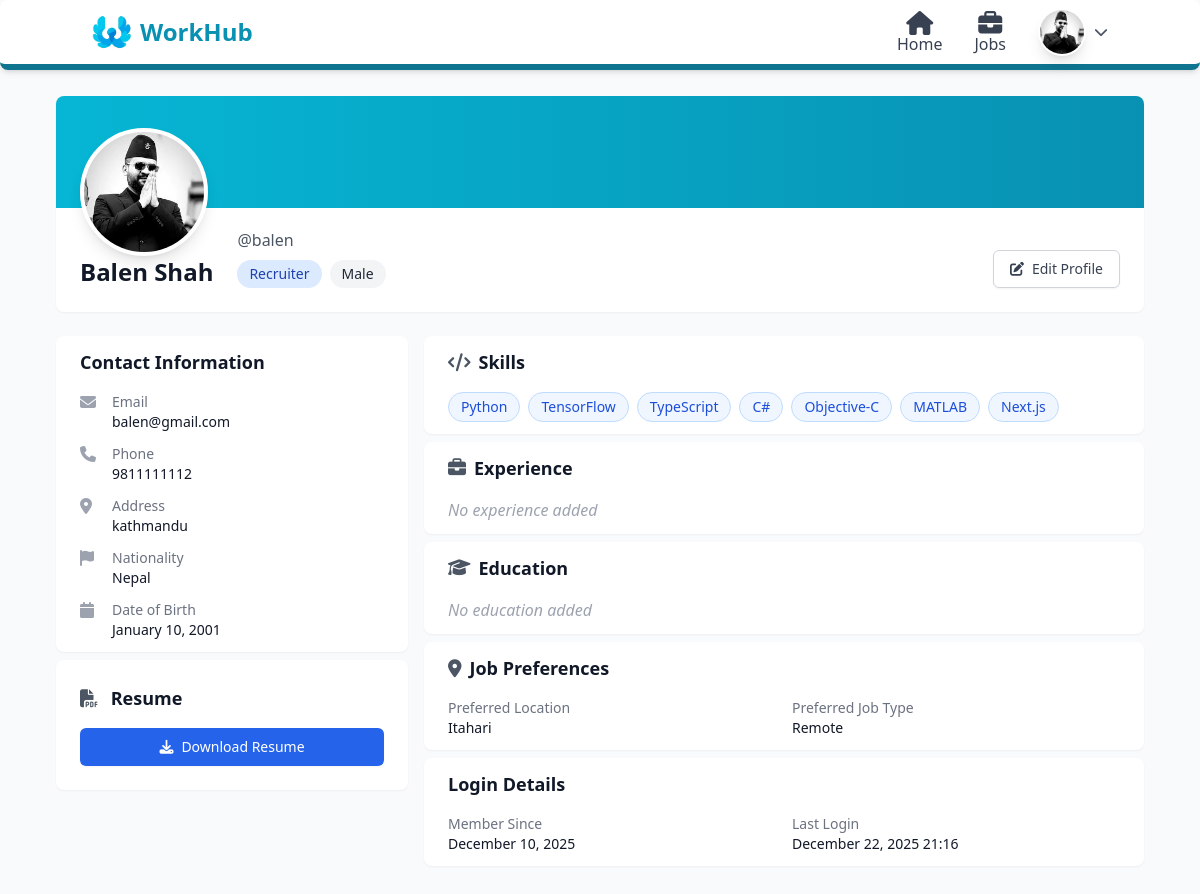
The page /user/profile/ (signed in) on the database its author committed.
### users/models.py (models this page shows, shortened)
class Profile(models.Model):
    def generateImagePath(instance, filename):
        return f"users/{instance.user.username}/{filename}"
    class RoleOptions(models.TextChoices):
        Admin = "admin", "Admin"
        JobSeeker = "jobseeker", "Job Seeker"
        Recruiter = "recruiter", "Recruiter"
    class GenderOptions(models.TextChoices):
        Male = "Male", "Male"
        Female = "Female", "Female"
        Others = "Others", "Others"
    user = models.OneToOneField(User, on_delete=models.CASCADE)
    address = models.CharField(max_length=50)
    phone = models.CharField( max_length=10)
    nationality = models.CharField( max_length=15, default="Nepal")
    gender = models.CharField( choices=GenderOptions, default=GenderOptions.Male, max_length=6 )
    profile_image = models.ImageField( blank=True, null=True, upload_to=generateImagePath, default="users/default_user.png" )
    dob = models.DateField(blank=True, null=True)
    role = models.CharField(max_length=10, choices=RoleOptions, default=RoleOptions.JobSeeker)
    skills = models.TextField(help_text="Comma separated skills")
    experience = models.TextField(blank=True)
    education = models.TextField(blank=True)
    resume = models.FileField(upload_to="resumes/", blank=True, null=True)
    preferred_location = models.CharField(max_length=100, blank=True)
    preferred_job_type = models.CharField(max_length=50, blank=True)
    created_at = models.DateTimeField(auto_now_add=True)

### users/views.py (the view)
# urls.py: path("profile/", profile_view, name="profile"),
@login_required(login_url='/users/login')
def profile_view(request):
    profile = get_object_or_404(Profile, user=request.user)
    return render(request, "pages/users/profile.html", {"profile": profile})

### templates/pages/users/profile.html (shortened to what this page needs)
{% extends 'layouts/main.html' %}
{% block content %}
  <div class="min-h-screen bg-gray-50 py-8">
    <div class="max-w-6xl mx-auto px-4 sm:px-6 lg:px-8">
      <div class="bg-white rounded-lg shadow-sm overflow-hidden mb-6">
        <div class="h-28 bg-gradient-to-r from-cyan-500 to-cyan-600"></div>
        <div class="px-6 pb-6">
          <div class="flex flex-col sm:flex-row items-center sm:items-end -mt-24 sm:-mt-20">
            <div class="flex flex-col">
              <img src="{{ profile.profile_image.url }}" alt="{{ user.username }}" class="w-32 h-32 rounded-full border-4 border-white bg-gray-100 shadow-lg object-cover" />
              <h1 class="text-2xl font-bold text-gray-900">{{ user.first_name }} {{ user.last_name }}</h1>
            </div>
            <div class="mt-6 sm:mt-0 sm:ml-6 text-center sm:text-left flex-1">
              <p class="text-gray-600">@{{ user.username }}</p>
              <div class="flex flex-wrap gap-2 mt-2 justify-center sm:justify-start">
                <span class="inline-flex items-center px-3 py-1 rounded-full text-sm font-medium bg-blue-100 text-blue-800">{{ profile.get_role_display }}</span>
                <span class="inline-flex items-center px-3 py-1 rounded-full text-sm font-medium bg-gray-100 text-gray-800">{{ profile.gender }}</span>
              </div>
            </div>
            <div class="mt-4 sm:mt-0">
              <a href="/user/profile/edit" class="inline-flex items-center px-4 py-2 border border-gray-300 rounded-md shadow-sm text-sm font-medium text-gray-700 bg-white hover:bg-gray-50 focus:outline-none focus:ring-2 focus:ring-offset-2 focus:ring-blue-500">
                <i class="fas fa-edit mr-2"></i>
                Edit Profile
              </a>
            </div>
          </div>
        </div>
      </div>
      <div class="grid grid-cols-1 lg:grid-cols-3 gap-4">
        <div class="lg:col-span-1 space-y-2">
          <div class="bg-white rounded-lg shadow-sm px-6 py-3">
            <h2 class="text-lg font-semibold text-gray-900 mb-4">Contact Information</h2>
            <div class="space-y-3">
              <div class="flex items-start">
                <i class="fas fa-envelope text-gray-400 mt-0.5 mr-3 w-5"></i>
                <div>
                  <p class="text-sm text-gray-500">Email</p>
                  <p class="text-sm font-medium text-gray-900">{{ user.email }}</p>
                </div>
              </div>
              <div class="flex items-start">
                <i class="fas fa-phone text-gray-400 mt-0.5 mr-3 w-5"></i>
                <div>
                  <p class="text-sm text-gray-500">Phone</p>
                  <p class="text-sm font-medium text-gray-900">{{ profile.phone }}</p>
                </div>
              </div>
              <div class="flex items-start">
                <i class="fas fa-map-marker-alt text-gray-400 mt-0.5 mr-3 w-5"></i>
                <div>
                  <p class="text-sm text-gray-500">Address</p>
                  <p class="text-sm font-medium text-gray-900">{{ profile.address }}</p>
                </div>
              </div>
              <div class="flex items-start">
                <i class="fas fa-flag text-gray-400 mt-0.5 mr-3 w-5"></i>
                <div>
                  <p class="text-sm text-gray-500">Nationality</p>
                  <p class="text-sm font-medium text-gray-900">{{ profile.nationality }}</p>
                </div>
              </div>
              <div class="flex items-start">
                <i class="fas fa-calendar text-gray-400 mt-0.5 mr-3 w-5"></i>
                <div>
                  <p class="text-sm text-gray-500">Date of Birth</p>
                  <p class="text-sm font-medium text-gray-900">
                    {% if profile.dob %}
                      {{ profile.dob|date:'F d, Y' }}
                    {% else %}
                      <span class="text-gray-400 italic">Not added</span>
                    {% endif %}
                  </p>
                </div>
              </div>
            </div>
          </div>
          <div class="bg-white rounded-lg shadow-sm p-6">
            <h2 class="text-lg font-semibold text-gray-900 mb-4"><i class="fas fa-file-pdf mr-2 text-gray-600"></i> Resume</h2>
            {% if profile.resume %}
              <a href="{{ profile.resume.url }}" download class="flex items-center justify-center px-4 py-2 border border-transparent rounded-md shadow-sm text-sm font-medium text-white bg-blue-600 hover:bg-blue-700 focus:outline-none focus:ring-2 focus:ring-offset-2 focus:ring-blue-500">
                <i class="fas fa-download mr-2"></i>
                Download Resume
              </a>
            {% else %}
              <p class="text-sm text-gray-400 italic text-center">No resume uploaded</p>
            {% endif %}
          </div>
        </div>
        <div class="lg:col-span-2 space-y-2">
          <div class="bg-white rounded-lg shadow-sm px-6 py-3">
            <h2 class="text-lg font-semibold text-gray-900 mb-4"><i class="fas fa-code mr-2 text-gray-600"></i>Skills</h2>
            <div id="skills-container" class="flex flex-wrap gap-2"></div>
          </div>
          <div class="bg-white rounded-lg shadow-sm px-6 py-3">
            <h2 class="text-lg font-semibold text-gray-900 mb-4 flex items-center">
              <i class="fas fa-briefcase mr-2 text-gray-600"></i>
              Experience
            </h2>
            <div class="prose prose-sm max-w-none text-gray-700">
              {% if profile.experience %}
                {{ profile.experience|linebreaks }}
              {% else %}
                <p class="text-gray-400 italic">No experience added</p>
              {% endif %}
            </div>
          </div>
          <div class="bg-white rounded-lg shadow-sm px-6 py-3">
            <h2 class="text-lg font-semibold text-gray-900 mb-4 flex items-center">
              <i class="fas fa-graduation-cap mr-2 text-gray-600"></i>
              Education
            </h2>
            <div class="prose prose-sm max-w-none text-gray-700">
              {% if profile.education %}
                {{ profile.education|linebreaks }}
              {% else %}
                <p class="text-gray-400 italic">No education added</p>
              {% endif %}
            </div>
          </div>
          <div class="bg-white rounded-lg shadow-sm px-6 py-3">
            <h2 class="text-lg font-semibold text-gray-900 mb-4"><i class="fas fa-map-marker-alt mr-2 text-gray-600"></i>Job Preferences</h2>
            <div class="grid grid-cols-1 sm:grid-cols-2 gap-4">
              <div>
                <p class="text-sm text-gray-500">Preferred Location</p>
                <p class="text-sm font-medium text-gray-900">
                  {% if profile.preferred_location %}
                    {{ profile.preferred_location }}
                  {% else %}
                    <span class="text-gray-400 italic">Not added</span>
                  {% endif %}
                </p>
              </div>
              <div>
                <p class="text-sm text-gray-500">Preferred Job Type</p>
                <p class="text-sm font-medium text-gray-900">
                  {% if profile.preferred_job_type %}
                    {{ profile.preferred_job_type }}
                  {% else %}
                    <span class="text-gray-400 italic">Not added</span>
                  {% endif %}
                </p>
              </div>
            </div>
          </div>
          <div class="bg-white rounded-lg shadow-sm px-6 py-3">
            <h2 class="text-lg font-semibold text-gray-900 mb-4">Login Details</h2>
            <div class="grid grid-cols-1 sm:grid-cols-2 gap-4">
              <div>
                <p class="text-sm text-gray-500">Member Since</p>
                <p class="text-sm font-medium text-gray-900">{{ profile.created_at|date:'F d, Y' }}</p>
              </div>
              <div>
                <p class="text-sm text-gray-500">Last Login</p>
                <p class="text-sm font-medium text-gray-900">{{ user.last_login|date:'F d, Y H:i' }}</p>
              </div>
            </div>
          </div>
        </div>
      </div>
    </div>
  </div>
{% endblock %}

### templates/layouts/main.html (shortened to what this page needs)
<!DOCTYPE html>
<html lang="en">
  <head>
    <script src="https://cdn.tailwindcss.com"></script>
    <link rel="stylesheet" href="https://cdnjs.cloudflare.com/ajax/libs/font-awesome/6.5.0/css/all.min.css" />
  </head>
  <body class="bg-gray-50">
    <nav class="fixed w-full z-50 bg-white shadow-md border-b-[6px] border-cyan-700 rounded-lg">
      <div class="mx-auto px-4 sm:px-6 lg:px-8 ml-[5%] mr-[5%]">
        <div class="flex justify-between items-center h-16">
          <a href="/" class="flex items-center gap-2">
            <img class="h-10 w-10" src="/media/system_image/logo1.png" alt="Logo" />
            <h1 class="hidden md:block text-2xl font-bold text-cyan-600">WorkHub</h1>
          </a>
          {% if request.user.is_authenticated %}
            <div class="hidden md:flex items-center space-x-8">
              <a href="/dashboard" class="mt-auto flex flex-col space-y-2 items-center text-gray-700 hover:text-cyan-600 transition duration-300">
                <i class="fa fa-xl fa-home"></i>
                <span class="">Home</span>
              </a>
              <a href="/jobs" class="mt-auto flex flex-col space-y-2 items-center text-gray-700 hover:text-cyan-600 transition duration-300">
                <i class="fa-solid fa-xl fa-briefcase"></i>
                <span class="">Jobs</span>
              </a>
              <div class="relative" id="profileDropdown">
                <button type="button" onclick="toggleDropdown()" class="flex items-center gap-2 focus:outline-none">
                  <img src="{{ request.user.profile.profile_image.url }}" alt="{{ user.username }}" class="w-12 h-12 rounded-full bg-gray-100 border-2 border-white shadow-lg object-cover hover:border-cyan-600 hover:scale-[1.05] transition duration-300 cursor-pointer" />
                  <i id="dropdownArrow" class="fas fa-chevron-down text-gray-600 text-sm transition-transform duration-300"></i>
                </button>
              </div>
            </div>
          {% endif %}
        </div>
      </div>
    </nav>
    <div class="flex flex-col pt-16 pb-4 min-h-[80vh]">
      {% block content %}
      {% endblock %}
    </div>
  </body>
</html>

### templates/layouts/main.html (style rules this page uses)
* { margin: 0; }

### rows shown on the page
Profile: profile_image (picture), role "Recruiter", gender "Male", phone "9811111112", address "kathmandu", nationality "Nepal", dob "January 10, 2001", preferred_location "Itahari", preferred_job_type "Remote", created_at "December 10, 2025"

### other values the page prints
{{ user.first_name }} "Balen"
{{ user.last_name }} "Shah"
{{ user.username }} "balen"
{{ user.email }} "balen@gmail.com"
{{ user.last_login|date:'F d, Y H:i' }} "December 22, 2025 21:16"
